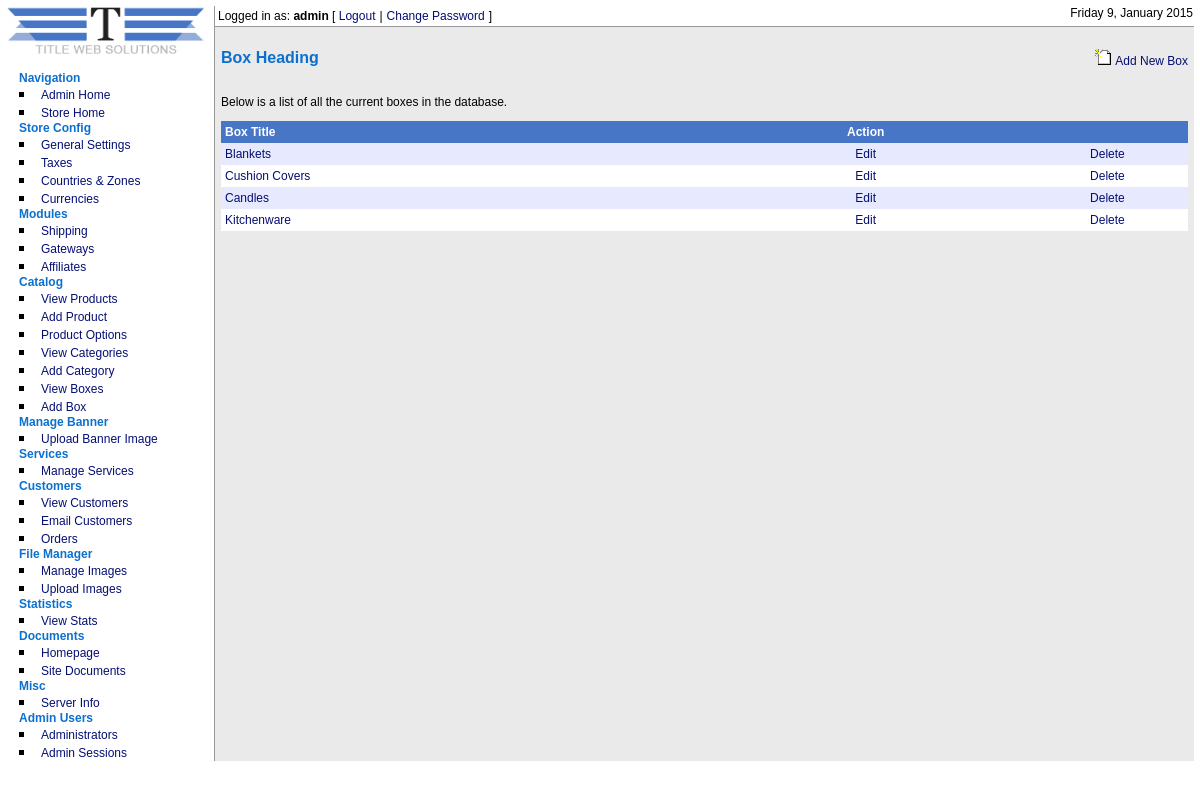
Screenshot of /admin/boxes/index.php (signed in) with the database file from the repository.
### tables this page shows
CREATE TABLE IF NOT EXISTS `cubecart_admin_users` (
  `adminId` int(11) NOT NULL AUTO_INCREMENT,
  `name` varchar(255) NOT NULL DEFAULT '',
  `username` varchar(255) NOT NULL DEFAULT '',
  `password` varchar(32) NOT NULL DEFAULT '',
  `email` varchar(255) NOT NULL DEFAULT '',
  `noLogins` int(11) NOT NULL DEFAULT '0',
  `isSuper` int(11) NOT NULL DEFAULT '0',
  `notes` text,
  `failLevel` int(1) NOT NULL DEFAULT '0',
  `blockTime` int(10) NOT NULL DEFAULT '0',
  `lastTime` int(10) NOT NULL DEFAULT '0',
  KEY `adminId` (`adminId`)
);

CREATE TABLE IF NOT EXISTS `cubecart_boxs` (
  `box_id` int(11) NOT NULL AUTO_INCREMENT,
  `box_title` varchar(255) NOT NULL,
  PRIMARY KEY (`box_id`)
);

### admin/boxes/index.php (the view, shortened to what the rows shown need)
<?php
include("../../includes/global.inc.php");
require_once("../../classes/db.inc.php");
$db = new db();
include_once("../../includes/functions.inc.php");
$config = fetchDbConfig("config");
include_once("../../language/".$config['defaultLang']."/lang.inc.php");
include("../../includes/sslSwitch.inc.php");
include("../includes/auth.inc.php");
$catsPerPage = 25;
if(!isset($_GET['mode'])){
	if(isset($_GET['edit']) && $_GET['edit']>0){
		$query = sprintf("SELECT * FROM ".$glob['dbprefix']."CubeCart_boxs WHERE box_id = %s", $db->mySQLSafe($_GET['edit']));
	} else {
		$query = "SELECT * FROM ".$glob['dbprefix']."CubeCart_boxs ORDER BY box_id ASC";
	}
	if(isset($_GET['page'])){
		$page = $_GET['page'];
	} else {
		$page = 0;
	}
	$results = $db->select($query, $catsPerPage, $page);
}
include("../includes/header.inc.php");
?>
<?php
if(!isset($_GET['mode']) && !isset($_GET['edit'])){
?>
<table width="100%"  border="0" cellspacing="0" cellpadding="4" class="mainTable">
  <?php
  if($results == TRUE){
  	for ($i=0; $i<count($results); $i++){
	$cellColor = cellColor($i);
	?>
  <tr>
    <td nowrap='nowrap' width="10%" class="<?php echo $cellColor; ?>"><a href="<?php echo $GLOBALS['rootRel']."index.php?act=viewCat&amp;box_id=".$results[$i]['box_id']; ?>" target="_blank" class="txtLink"><?php echo $results[$i]['box_title']; ?></a></td>
    <td nowrap='nowrap'  class="<?php echo $cellColor; ?>"><span class="txtDir"></td>
    <td align="center" width="10%" class="<?php echo $cellColor; ?>"><a
	<?php if(permission("boxes","edit")==TRUE){ ?>
	href="?edit=<?php echo $results[$i]['box_id']; ?>" class="txtLink"
	<?php } else { echo $link401; } ?>
	><?php echo $lang['admin']['edit']; ?></a></td>
    <td align="center" width="5%" class="<?php echo $cellColor; ?>"><a
	<?php if(permission("boxes","delete")==TRUE ){ ?>
	href="javascript:decision('<?php echo $lang['admin']['delete_q']; ?>','?delete=<?php echo $results[$i]['box_id']; ?>&amp;box_id=<?php echo $results[$i]['box_id'];?>');" class="txtLink"
	<?php } elseif(permission("boxes","delete")==TRUE) {
	echo "href='javascript:alert(\"".$lang['admin']['categories']['cannot_del']."\")' class='txtNullLink'";
	} else { echo $link401; } ?>
	><?php echo $lang['admin']['delete']; ?></a></td>
  </tr>
  <?php }
  } else { ?>
   <tr>
    <td colspan="7" class="tdText"><?php echo $lang['admin']['categories']['no_box_exist'];?></td>
  </tr>
  <?php } ?>
</table>
<?php } ?>
<?php include("../includes/footer.inc.php"); ?>

### admin/includes/header.inc.php (shortened to what the rows shown need)
<!DOCTYPE HTML PUBLIC "-//W3C//DTD XHTML 1.0 Transitional//EN" "http://www.w3.org/TR/xhtml1/DTD/xhtml1-transitional.dtd">
<html xmlns="http://www.w3.org/1999/xhtml">
<head>
<link href="<?php echo $GLOBALS['rootRel']; ?>admin/styles/style.css" rel="stylesheet" type="text/css" />
</head>
<body>
<?php
if(isset($_SESSION['ccAdmin']) && strpos(dirname($_SERVER['PHP_SELF']), $_SESSION['ccAdminPath']) == 0){ ?>
<table width="100%" border="0" cellspacing="0" cellpadding="0">
  <tr>
    <td valign="top" width="180" rowspan="3" class="tdNav">
<?php include($GLOBALS['rootDir']."/admin/includes/navigation.inc.php"); ?>
	</td>
  </tr>
  <tr>
  <td valign="top" class="tdContent">
<div id="topBar">
<div id="loginBar">
	<span class="txtLogin"><?php echo $lang['admin']['incs']['logged_in_as'];?> <strong><?php echo $ccAdminData[0]['username']; ?></strong> [ </span><a href="<?php echo $GLOBALS['rootRel']; ?>admin/logout.php" class="txtLink"><?php echo $lang['admin']['incs']['logout'];?></a> <span class="txtLogin">|</span> <a href="<?php echo $GLOBALS['rootRel'];?>admin/adminusers/changePass.php" class="txtLink"><?php echo $lang['admin']['incs']['change_pass'];?></a> <span class="txtLogin">]</span>
</div>
<div id="dateBar">
	<span class="txtLogin"><?php echo formatTime(time(),$strftime); ?></span>
</div>
</div>
<div id="contentPad">
<?php } ?>

### rows the page displays
cubecart_admin_users: username "admin"
cubecart_boxs: box_title "Blankets"
cubecart_boxs: box_title "Cushion Covers"
cubecart_boxs: box_title "Candles"
cubecart_boxs: box_title "Kitchenware"

### other values shown
$lang['admin']['nav']['navigation'] "Navigation"
$lang['admin']['nav']['admin_home'] "Admin Home"
$lang['admin']['nav']['store_home'] "Store Home"
$lang['admin']['nav']['store_config'] "Store Config"
$lang['admin']['nav']['gen_settings'] "General Settings"
$lang['admin']['nav']['taxes'] "Taxes"
$lang['admin']['nav']['countries_zones'] "Countries & Zones"
$lang['admin']['nav']['currencies'] "Currencies"
$lang['admin']['nav']['modules'] "Modules"
$lang['admin']['nav']['shipping'] "Shipping"
$lang['admin']['nav']['gateways'] "Gateways"
$lang['admin']['nav']['affiliates'] "Affiliates"
$lang['admin']['nav']['catalog'] "Catalog"
$lang['admin']['nav']['view_products'] "View Products"
$lang['admin']['nav']['add_product'] "Add Product"
